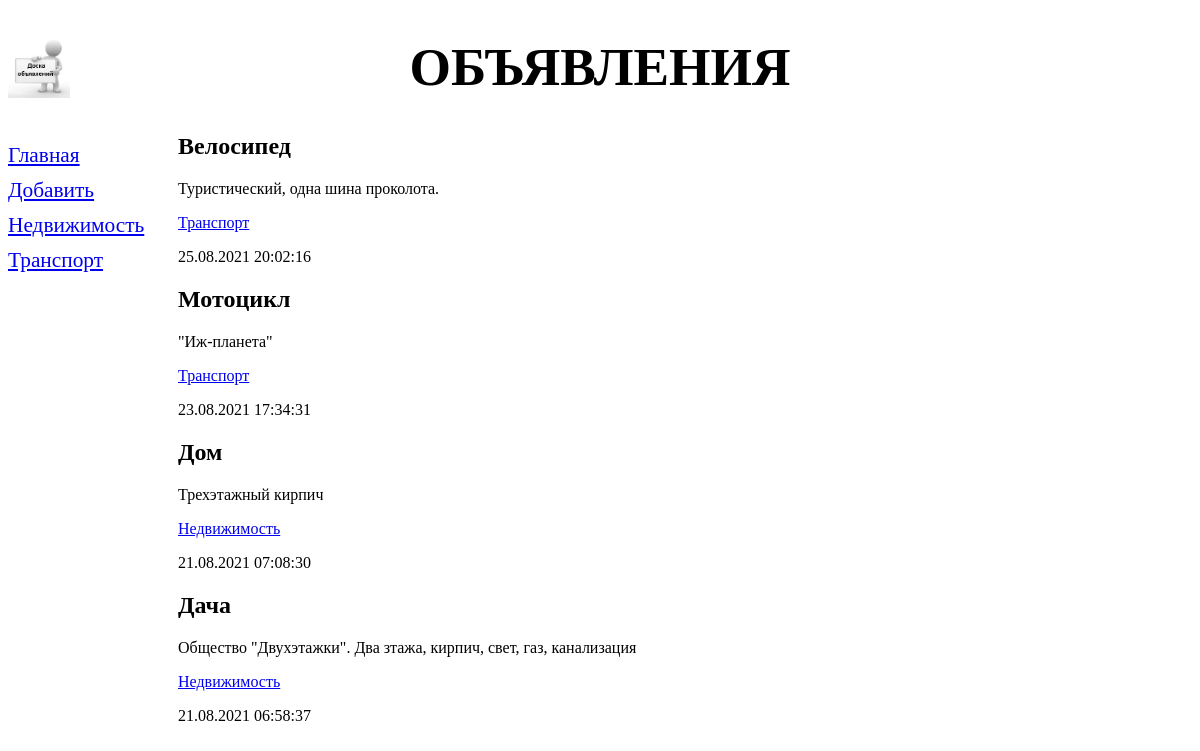
/bboard/, run on the app's committed database.
### bboard/models.py (models this page shows, shortened)
class Rubric(models.Model):
    name = models.CharField(max_length=20, db_index=True, verbose_name='Название')
    class Meta:
        verbose_name_plural = 'Рубрики'
        verbose_name = 'Рубрика'
        ordering =['name']

class Bd(models.Model):
    title = models.CharField(max_length=50, verbose_name='Товар')
    content = models.TextField(null=True, blank=True, verbose_name='Описание')
    price = models.FloatField(null=True, blank=True, verbose_name='Цена')
    published = models.DateTimeField(auto_now_add=True, db_index=True, verbose_name='Опубликовано')
    rubric = models.ForeignKey('Rubric', null=True, on_delete=models.PROTECT, verbose_name='Рубрика')
    class Meta:
        verbose_name_plural = 'Объявления'
        verbose_name = 'Объявление'
        ordering = ['-published']

### bboard/views.py (the view)
# urls.py: path('', index, name='index'),
def index(request):
    bbs = Bd.objects.all()
    rubrics = Rubric.objects.all()
    context = {'bbs':bbs, 'rubrics': rubrics}
    return render(request, 'bboard/index.html', context)

### bboard/templates/bboard/index.html
{% extends "layout/basic.html" %}
{% block content %}
{% for bb in bbs %}
    <div>
        <h2>{{ bb.title }}</h2>
        <p>{{ bb.content }}</p>
        <p><a href="/bboard/{{ bb.rubric.pk }}/">{{ bb.rubric.name }}</a> </p>
        <p>{{ bb.published|date:"d.m.Y H:i:s" }}</p>
    </div>
{% endfor %}
{% endblock %}

### bboard/templates/layout/basic.html (shortened to what this page needs)
{% load static %}
<!DOCTYPE html>
<html lang="ru">
    <head>
        <link rel="stylesheet" type="text/css" href="{% static 'bboard/style.css' %}">
    </head>
    <body>
        <header>
            <h1>Объявления</h1>
        </header>
        <nav>
            <a href="{% url 'index' %}">Главная</a>
            <a href="{% url 'add' %}">Добавить</a>
            {% for rubric in rubrics %}
            <a href="{% url 'by_rubric' rubric.pk %}">{{ rubric.name }}</a>
            {% endfor %}
        </nav>
        <section>
            {% block content %}
            {% endblock %}
        </section>
    </body>
</html>

### bboard/static/bboard/style.css (style rules this page uses)
header h1 { font-size: 40pt; text-transform: uppercase; text-align: center; background: url("bg.jpg") left / auto 100% no-repeat; }
nav { font-size: 16pt; width: 150px; float: left; }
nav a { display: block; margin: 10px 0px; }
section { margin-left: 170px; }

### data on the page
Rubric: name "Недвижимость"
Rubric: name "Транспорт"
Bd: title "Велосипед", content "Туристический, одна шина проколота.", rubric.name "Транспорт", published "25.08.2021 20:02:16"
Bd: title "Мотоцикл", content "\"Иж-планета\"", rubric.name "Транспорт", published "23.08.2021 17:34:31"
Bd: title "Дом", content "Трехэтажный кирпич", rubric.name "Недвижимость", published "21.08.2021 07:08:30"
Bd: title "Дача", content "Общество \"Двухэтажки\". Два зтажа, кирпич, свет, газ, канализация", rubric.name "Недвижимость", published "21.08.2021 06:58:37"
